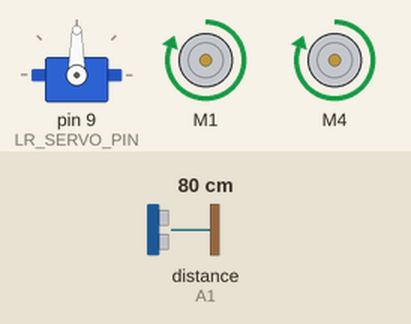
A program run on a simulated Arduino Uno, built with avr-gcc and run on an emulated ATmega328P. Shown: servo, 2 × DC motor (green arrow = forward, orange = backward, longer = faster). The test bench sets the inputs (shaded band); at power-on: distance to the obstacle (sensor on A1) 80 cm. The echo pulse lasts 58.3 µs per cm.

Above: at 1.2 s.
1.3 s: distance to the obstacle (sensor on A1) set to 43 cm
At 4.2 s:
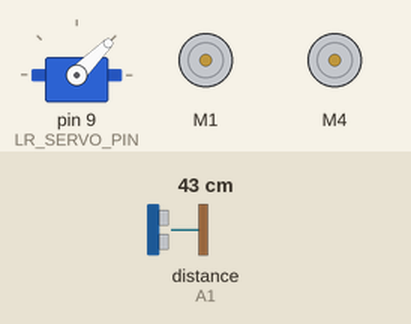
4.3 s: distance to the obstacle (sensor on A1) set to 36 cm
At 4.9 s:
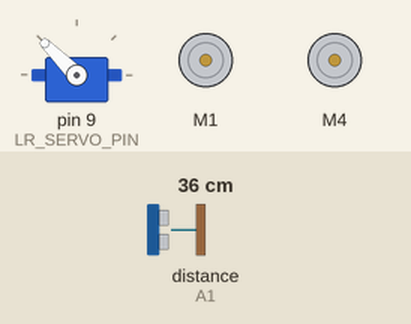
At 6.2 s:
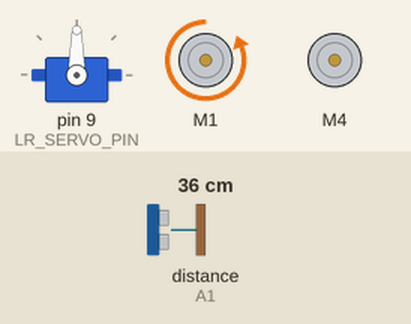
7.3 s: distance to the obstacle (sensor on A1) set to 250 cm
10.3 s: distance to the obstacle (sensor on A1) set to 2 cm
Timing chart, 0 to 16.2 s (numbered marks = the images above; inputs shaded):
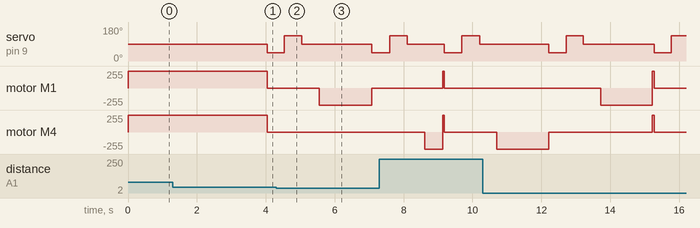

The program:

main.cpp
```cpp
#include <Arduino.h>
#include <AFMotor.h>
#include <Servo.h>
#include <NewPing.h>


#define HC_SR04_TRIG_PIN A0 // length test
#define HC_SR04_ECHO_PIN A1 // length
#define MAX_DISTANCE 200 // max possible detection distance
#define START_ROTATE_DISTANCE 40 // rotate if distance
#define STOP_ROTATE_DISTANCE 100 // stop rotate if distance == 60
#define LR_SERVO_PIN 9


#define MAX_SPEED 255 // of wheels, 0-255 range
#define MAX_SPEED_OFFSET 40 // diff speed between wheels

AF_DCMotor leftMotor(1);
AF_DCMotor rightMotor(4);
NewPing sonar(HC_SR04_TRIG_PIN, HC_SR04_ECHO_PIN, MAX_DISTANCE); // set up HC-SR04 sensor

Servo servoLR;

#define TIMERS_NUM 5
unsigned long timerStartMillis[TIMERS_NUM];
unsigned int servoUDAngle = 105;
enum TURN_SIDE{
  LEFT = 0,
  RIGHT,
  NONE
};

void resetAllTimers();
void moveForward();
TURN_SIDE lookAround(int dangerousDistanceCM);
void turnOneWheel(TURN_SIDE side);
void stopMotors();
int pingDistanceCM();
void resetTimer(int i);
unsigned long timerMS(int i);
double timerSeconds(int i);


void setup() {
  //Serial.begin(9600);
  servoLR.attach(LR_SERVO_PIN);  // pin 9
  servoLR.write(90);

  resetAllTimers();
  moveForward();
}

TURN_SIDE randTurnSide()
{
  if( (millis()%2) == 0 )
          return TURN_SIDE::LEFT;
        else
          return TURN_SIDE::RIGHT;
}

void loop()
{
    if(timerMS(0) > 4000)
    {
      resetTimer(0);
      stopMotors();
      turnOneWheel(lookAround(START_ROTATE_DISTANCE));
      moveForward();
    }

    if(timerMS(1) > 15000)
    {
      resetTimer(1);
      stopMotors();
      turnOneWheel(randTurnSide());
      moveForward();
    }

    if(pingDistanceCM() <= START_ROTATE_DISTANCE)
    {
      stopMotors();
      TURN_SIDE ts = lookAround(START_ROTATE_DISTANCE);
      if(ts == TURN_SIDE::NONE)
      {
          ts = randTurnSide();
      }
      turnOneWheel(ts);
      moveForward();
    }

    delay(50);
}

TURN_SIDE lookAround(int dangerousDistanceCM)
{
  int ANGLES_NUM = 3;
  int angles[ANGLES_NUM] = {45,135,90};
  int minDistance = 999;
  int tmpDistance;
  int closestDistAngleID = 0;

  for(int i = 0 ; i < ANGLES_NUM ; i++)
  {
    servoLR.write(angles[i]); // look right
    delay(500);
    tmpDistance = pingDistanceCM();
    if(tmpDistance < minDistance)
    {
      minDistance = tmpDistance;
      closestDistAngleID = i;
    }
  }

  if(minDistance <= dangerousDistanceCM )
  {
    if(angles[closestDistAngleID] < 90)
    {
      return TURN_SIDE::LEFT;
    }
    else
    {
      return TURN_SIDE::RIGHT;
    }
  }
  else
  {
    return TURN_SIDE::NONE;
  }
}

void turnOneWheel(TURN_SIDE side)
{
   switch(side)
   {
      case TURN_SIDE::LEFT:
        rightMotor.run(RELEASE);
        leftMotor.run(BACKWARD);
        leftMotor.setSpeed(MAX_SPEED);
      break;
      case TURN_SIDE::RIGHT:
        leftMotor.run(RELEASE);
        rightMotor.run(BACKWARD);
        rightMotor.setSpeed(MAX_SPEED);
      break;
      case TURN_SIDE::NONE:
      default:
        return;
   }

   delay(500);
   resetTimer(2);
   while(pingDistanceCM() < STOP_ROTATE_DISTANCE )
   {
    if(timerMS(2) > 1000)
      break;

    delay(100);
   }
}

void stopMotors()
{
  leftMotor.run(RELEASE);
  rightMotor.run(RELEASE);
}

void moveForward()
{
  leftMotor.run(FORWARD);
  rightMotor.run(FORWARD);
  leftMotor.setSpeed(MAX_SPEED);
  rightMotor.setSpeed(MAX_SPEED);
}

int pingDistanceCM()
{
  int distance = sonar.ping_cm();
  if(distance <= 0)
    distance = 999;
    return distance;
}

void resetAllTimers()
{
  for(int i = 0 ; i < TIMERS_NUM ; i++)
  {
    resetTimer(i);
  }
}

void resetTimer(int i)
{
  timerStartMillis[i] = millis();
}

unsigned long timerMS(int i)
{
  return millis() - timerStartMillis[i];
}

double timerSeconds(int i)
{
  return (millis() - timerStartMillis[i]) / 1000.0;
}
```

Measured:
- the behaviour switches between 41 and 40 cm on distance to the obstacle (sensor on A1) (found by bisection; images 1 and 2)
- after the input at 4.3 s, motor M1: stopped → backward 255/255 after 1.2 s, → stopped 1.5 s later; motor M4: stays stopped (without the input it goes to forward 255/255 after 1.3 s)
